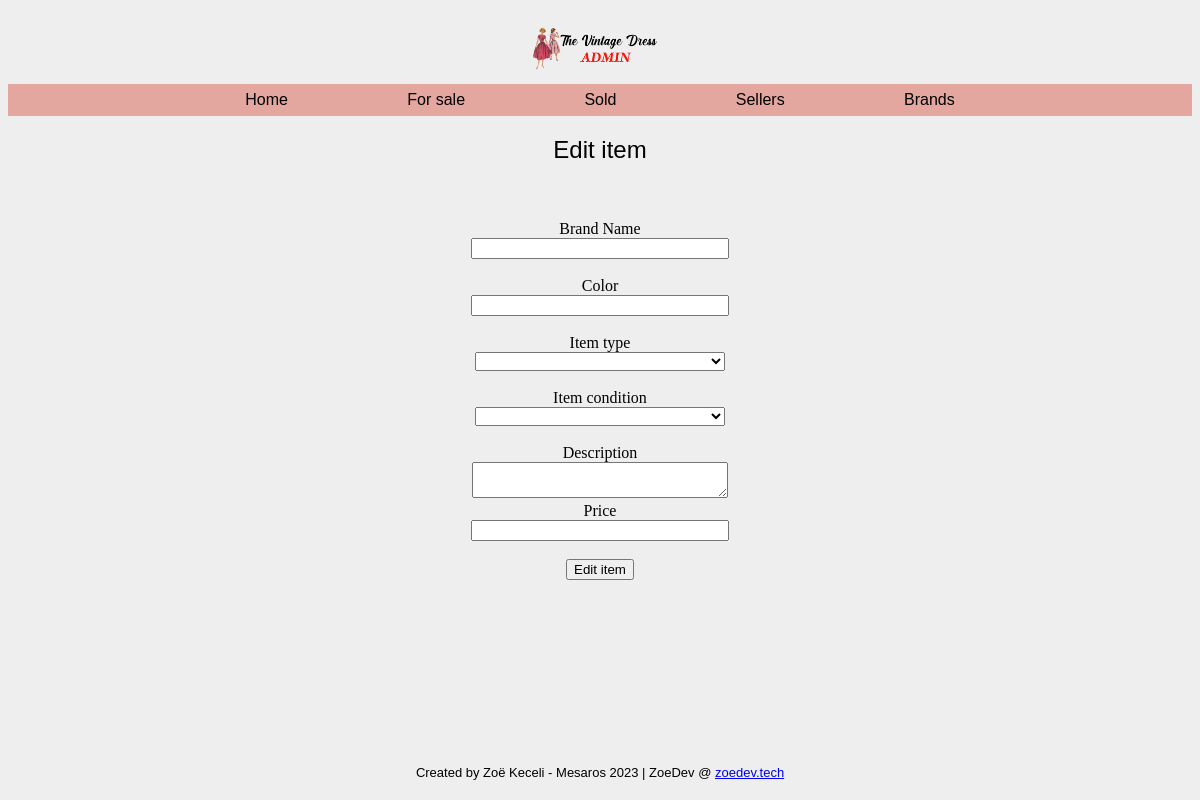
The app's page /item-edit.php?id=1, older data.
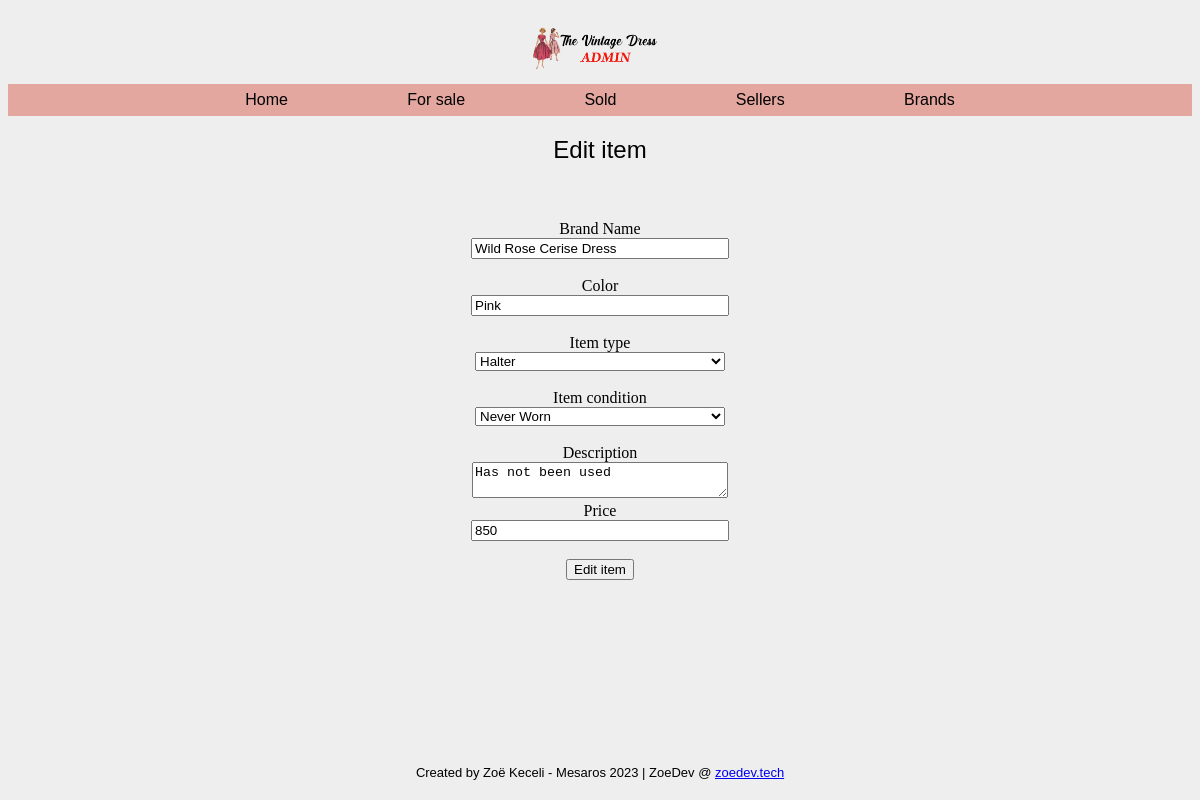
The same page, newer data.
### tables this page shows
CREATE TABLE `items` (
  `id` int(11) NOT NULL,
  `title` varchar(50) NOT NULL,
  `color` varchar(11) NOT NULL,
  `typeID` int(11) NOT NULL,
  `brandID` int(11) NOT NULL,
  `sellerID` int(11) NOT NULL,
  `condID` int(11) NOT NULL,
  `item_desc` varchar(250) NOT NULL,
  `price` int(11) NOT NULL,
  `date_added` date DEFAULT NULL,
  `date_sold` date DEFAULT NULL
);

CREATE TABLE `types` (
  `id` int(11) NOT NULL,
  `type` varchar(32) NOT NULL
);

CREATE TABLE `conditions` (
  `id` int(11) NOT NULL,
  `item_condition` varchar(50) NOT NULL
);

### item-edit.php (called while the page is built)
<?php
require 'controller/item-controller.php';
require 'classes/view/item-view.php';
require 'classes/model/item-model.php';
$pdo = require 'partials/connect.php';
$itemModel = new ItemModel($pdo);
$itemView = new ItemView();
$itemController = new ItemController($itemModel, $itemView);
include 'partials/header.php';
include 'partials/nav.php';
$itemController->edit();
include 'partials/footer.php';

### classes/model/db.php (called while the page is built, shortened)
<?php
class DB
{
    public function __construct(PDO $pdo)
    {
        $this->pdo = $pdo;
    }
}

### classes/model/item-model.php (called while the page is built, shortened)
<?php
require_once 'db.php';
class ItemModel extends DB
{
    protected $table = "items";
    public function getItem(int $id)
    {
        $sql = "SELECT i.*, c.item_condition, t.type FROM {$this->table} AS i JOIN conditions AS c ON c.id = i.condID JOIN types AS t ON t.id = i.typeID WHERE i.id = ?";
        $statement = $this->pdo->prepare($sql);
        $statement->execute([$id]);
        return $statement->fetchAll();
    }
}

### classes/view/item-view.php (the view, shortened to what this page needs)
<?php
class ItemView
{
    public function renderEditItemForm($item)
    {
        echo "<h2>Edit item</h2>";
        echo "<form class='centerForm' action='form-handlers/item-edit-form-handler.php' method='post'>";
        echo "<br>";
        echo "<input type='hidden' value='{$item[0]['id']}' name='id'><br>";
        echo "<label for='{$item[0]['title']}'>Brand Name<br></label><input type='text' value='{$item[0]['title']}' name='title' ><br><br>";
        echo "<label for='{$item[0]['color']}'>Color<br></label><input type='text' value='{$item[0]['color']}' name='color' ><br><br>";
        echo "<label for='type'>Item type<br></label>";
        echo "<select name='typeID' id='typeID'>";
        echo "<option value='{$item[0]['typeID']}'>
                    {$item[0]['type']}
                </option>";
        echo "</select><br><br>";
        echo "<label for='condition'>Item condition<br></label>";
        echo "<select name='condID' id='condID'>";
        echo "<option value='{$item[0]['condID']}'>
                    {$item[0]['item_condition']}
                </option>";
        echo "</select><br><br>";
        echo "<label for='{$item[0]['item_desc']}'>Description<br></label><textarea type='text' name='item_desc'>{$item[0]['item_desc']}</textarea><br>";
        echo "<label for='{$item[0]['price']}'>Price<br></label><input type='text' value='{$item[0]['price']}' name='price' ><br><br>";
        echo "<button type='submit'>Edit item</button>";
        echo "</form>";
    }
}
?>

Row changes from the older to the newer data that the page shows:
now on this page (row edited): items: title "Wild Rose Cerise Dress", color "Pink", typeID "Halter", condID "Never Worn", item_desc "Has not been used", price "850"
